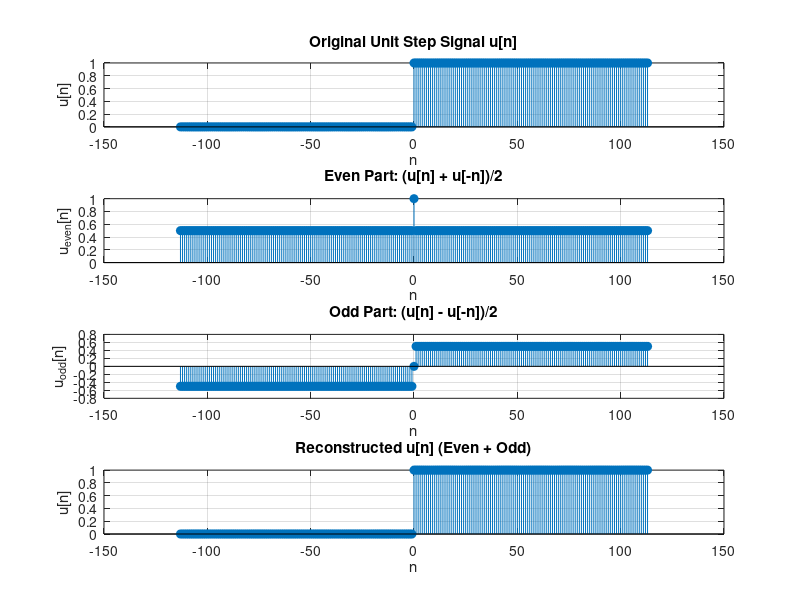

Source code (MATLAB):
clc;
clear;
close all;


n = -113:113;
u = (n >= 0);   % u[n] = 1 for n>=0, 0 for n<0


% Because n is symmetric, u[-n] is just flip(u)
u_neg = flip(u);

% Even part: (u[n] + u[-n]) / 2
u_even = (u + u_neg) / 2;

% Odd part: (u[n] - u[-n]) / 2
u_odd = (u - u_neg) / 2;

% Reconstruct u[n] by adding the even and odd parts
u_reconstructed = u_even + u_odd;

% Plot the original, even part, odd part, and reconstructed signals
figure;
subplot(4,1,1)
stem(n, u, 'filled')
title('Original Unit Step Signal u[n]')
xlabel('n'); ylabel('u[n]')
grid on

subplot(4,1,2)
stem(n, u_even, 'filled')
title('Even Part: (u[n] + u[-n])/2')
xlabel('n'); ylabel('u_{even}[n]')
grid on

subplot(4,1,3)
stem(n, u_odd, 'filled')
title('Odd Part: (u[n] - u[-n])/2')
xlabel('n'); ylabel('u_{odd}[n]')
grid on

subplot(4,1,4)
stem(n, u_reconstructed, 'filled')
title('Reconstructed u[n] (Even + Odd)')
xlabel('n'); ylabel('u[n]')
grid on
